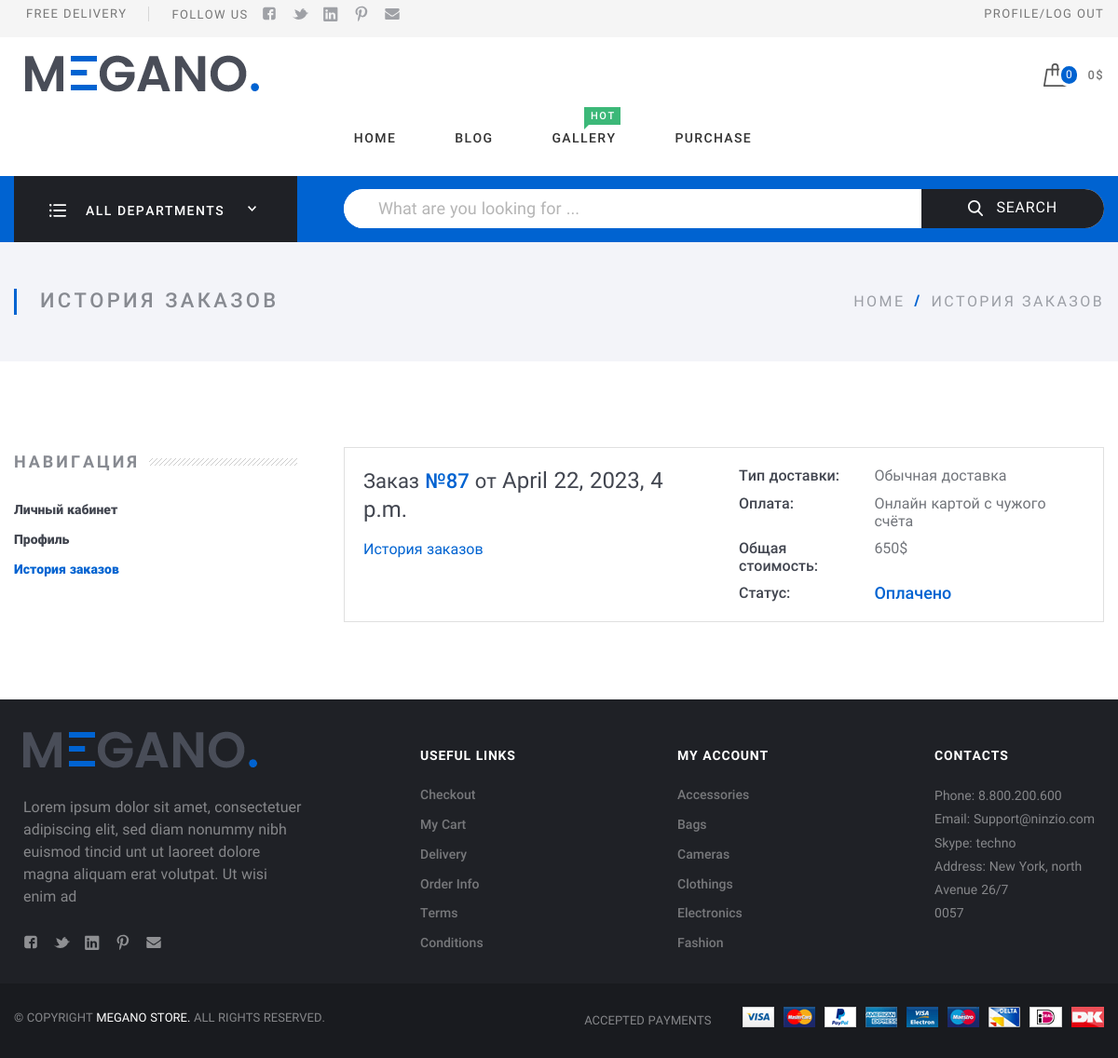
Page /shop/user/orders/1/ (signed in) on the earlier database version.
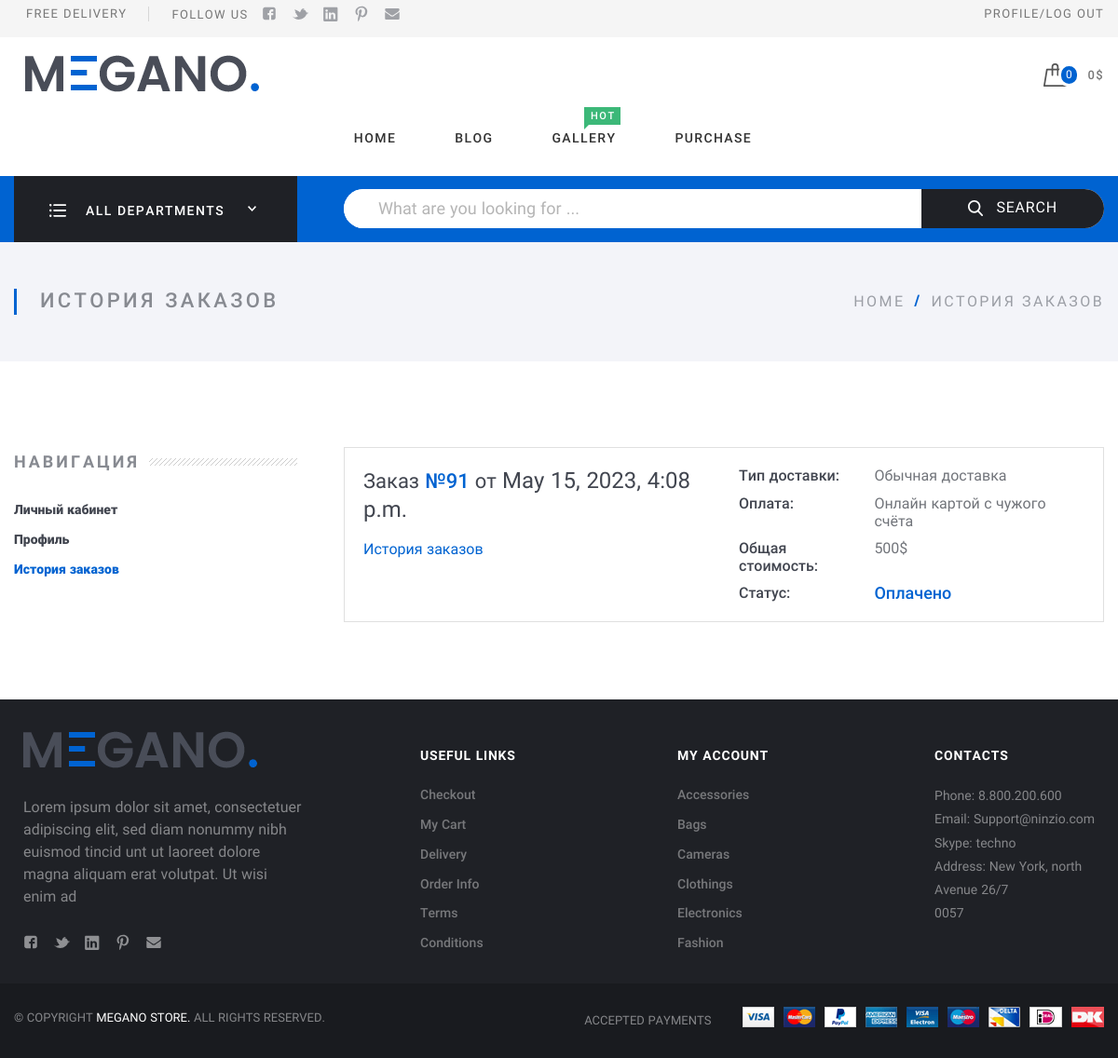
Same page on the later database version.
### payment/models.py (models this page shows, shortened)
class Order(models.Model):
    user = models.ForeignKey(User, on_delete=models.CASCADE, verbose_name='пользователь')
    date = models.DateTimeField(verbose_name='дата заказа', auto_now=True)
    amount = models.IntegerField(verbose_name='общая сумма заказа')
    delivery = models.ForeignKey(Delivery, related_name='order', on_delete=models.CASCADE)
    payment = models.ForeignKey(Payment, related_name='order', on_delete=models.CASCADE)
    class Meta:
        db_table = 'orders'
        verbose_name = 'заказ'
        verbose_name_plural = 'заказы'

class Payment(models.Model):
    PAYMENT_CHOICES = (
        ('1', 'Онлайн картой'),
        ('2', 'Онлайн со случайного чужого счёта'),
    )
    code = models.CharField(max_length=30, verbose_name='статус оплаты')
    card_num = models.CharField(max_length=9, verbose_name='номер карты')
    payment_type = models.CharField(verbose_name='способ оплаты', choices=PAYMENT_CHOICES, max_length=50)
    class Meta:
        db_table = 'payment'
        verbose_name = 'оплата'

### app_shop/views.py (the view)
# urls.py: path('shop/user/orders/<int:pk>/', OrdersDetailView.as_view(), name='orders'),
class OrdersDetailView(PersonalDetailView):
    template_name = 'payment/orders_list.html'
    def get_context_data(self, **kwargs):
        context = super(PersonalDetailView, self).get_context_data(**kwargs)
        context['good_categories'] = GoodCategory.objects.filter(active_goods=True)
        context['orders'] = Order.objects.filter(user_id=self.request.user.pk).order_by('-date')
        context['search_form'] = SearchForm()
        return context

### app_shop/forms.py
class SearchForm(forms.Form):
    search = forms.CharField(widget=forms.TextInput(attrs={'class': 'search-input',
                                                           'id': 'query',
                                                           'name': 'query',
                                                           'placeholder': 'What are you looking for ...'
                                                           }), label='', required=False)

### app_shop/models.py (called while the page is built)
    @classmethod
    def load(cls):
        try:
            return cls.objects.get()
        except cls.DoesNotExist:
            return cls()

### app_shop/views.py (called while the page is built)
def site_settings(request):
    return {'site_settings': DynamicSiteSettings.load()}

### cart/cart.py (called while the page is built)
    def __len__(self):
        return sum(item['quantity'] for item in self.cart.values())

    def get_total_price(self):
        return sum(Decimal(item['price']) * item['quantity'] for item in self.cart.values())

### cart/context_processors.py (called while the page is built)
def cart(request):
    return {'cart': Cart(request)}

### payment/templates/payment/orders_list.html (shortened to what the changed rows need)
{% extends "app_shop/base_generic.html" %}
{% load static %}
{% block content %}
  <div class="Middle Middle_top">
    <div class="Middle-top">
      <div class="wrap">
        <div class="Middle-header">
          <h1 class="Middle-title">История заказов
          </h1>
        </div>
      </div>
    </div>
    <div class="Section Section_column Section_columnLeft">
      <div class="wrap">
        <div class="Section-content">
          <div class="Orders">
            {% for order in orders %}
            <div class="Order Order_anons">
                  <div class="Order-personal">
                    <div class="row">
                      <div class="row-block"><a class="Order-title" href="{% url 'order' user.profile.id order.id %}">Заказ&#32;<span class="Order-numberOrder">№{{order.id}}</span>&#32;от&#32;<span class="Order-dateOrder">{{order.date}}</span></a>
                        <div class="Account-editLink"><a href="historyorder.html">История заказов</a>
                        </div>
                      </div>
                      <div class="row-block">
                        <div class="Order-info Order-info_delivery">
                          <div class="Order-infoType">Тип доставки:
                          </div>
                          {% if order.delivery.delivery_type == '1' %}
                          <div class="Order-infoContent">Обычная доставка
                          </div>
                          {% else %}
                          <div class="Order-infoContent">Экспресс доставка
                          </div>
                          {% endif %}
                        </div>
                        <div class="Order-info Order-info_pay">
                          <div class="Order-infoType">Оплата:
                          </div>
                          {% if order.payment.payment_type == '1' %}
                          <div class="Order-infoContent">Онлайн картой
                          </div>
                          {% else %}
                          <div class="Order-infoContent">Онлайн картой c чужого счёта
                          </div>
                          {% endif %}
                        </div>
                        <div class="Order-info">
                          <div class="Order-infoType">Общая стоимость:
                          </div>
                          <div class="Order-infoContent">{{order.amount}}$
                          </div>
                        </div>
                        <div class="Order-info Order-info_status">
                          <div class="Order-infoType">Статус:
                          </div>
                          <div class="Order-infoContent">{{order.payment.code}}
                          </div>
                        </div>
                      </div>
                    </div>
                  </div>
                </div>
            {% endfor %}
          </div>
        </div>
      </div>
    </div>
  </div>
{% endblock %}

Differences in the rows shown:
removed Order: id "87", date "April 22, 2023, 4 p.m.", shows "Обычная доставка", shows "Онлайн картой c чужого счёта", amount "650", payment.code "Оплачено"
added Order: id "91", date "May 15, 2023, 4:08 p.m.", shows "Обычная доставка", shows "Онлайн картой c чужого счёта", amount "500", payment.code "Оплачено"
